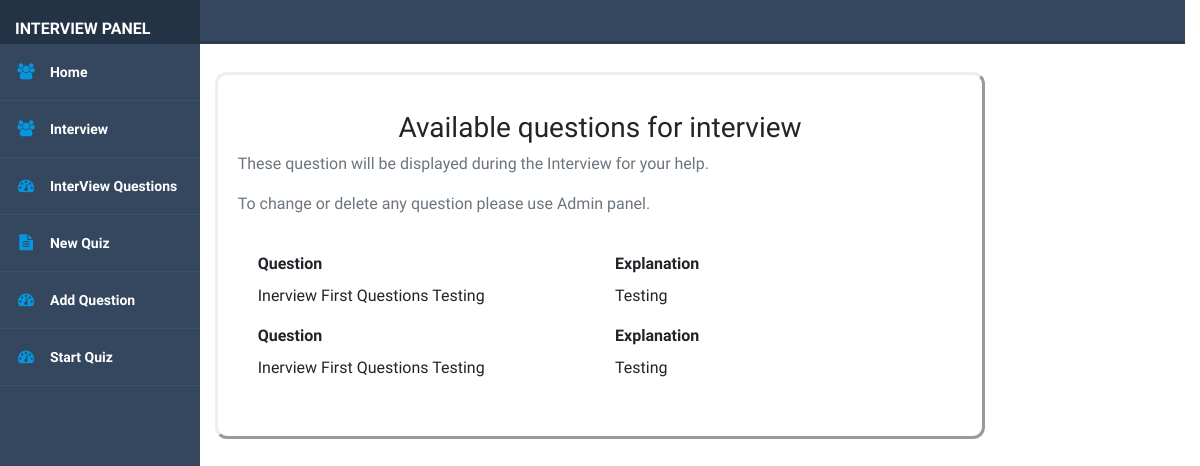
The page /inter/InterviewQuestionDetail/ on the database as committed earlier.
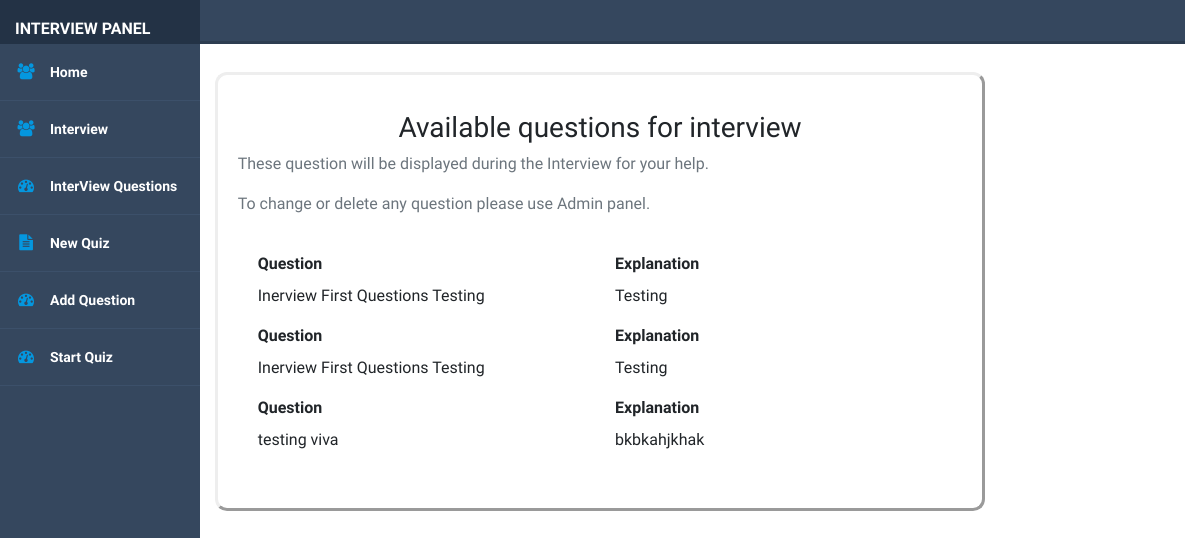
The same page on the database as committed later.
### InterviewPanel/models.py (models this page shows, shortened)
class InterviewQuestions(models.Model):
    Question = models.CharField(max_length=1000, verbose_name="Interview Question",
                                help_text="Question To Ask in Interview")
    Explanation = models.CharField(max_length=1000, verbose_name="Explanation",
                                   help_text="Explanation For Question")
    class Meta:
        verbose_name = "Question For Interview"
        verbose_name_plural = "Questions For Interview"

### InterviewPanel/views.py (the view)
# urls.py: path('InterviewQuestionDetail/', views.InterviewQuestionDetailView, name="ViewInterViewQuestions"),
def InterviewQuestionDetailView(request):
    model = list(InterviewQuestions.objects.all().values())
    if model:
        context = {
            'question': model
        }
        return render(request, "InterQuestionDetail.html", context)
    else:
        context = {
            'question': 0
        }
        return render(request, "InterQuestionDetail.html", context)

### InterviewPanel/templates/InterQuestionDetail.html (shortened to what this page needs)
{%extends 'basic4.html'%}
{%block body%}
<div class="container abc">
	{%if question != 0%}
	<div class="content">
		<div class="heading">
			<h3 style="text-align:center;">Available questions for interview</h3>
			<p class="text-muted">These question will be displayed during the Interview for your help.</p>
			<p class="text-muted">To change or delete any question please use Admin panel.</p>
			<div style="padding:20px">
				{%for q in question%}
				<div class="row">
					<div class="col">
						<label><b>Question</b></label>
						<p>{{q.Question}}</p>
					</div>
					<div class="col">
						<label><b>Explanation</b></label>
						<p>{{q.Explanation}}</p>
					</div>
				</div>
				{%endfor%}
			</div>
		</div>
	</div>
{%endif%}
{%endblock%}

Rows that differ between the two databases and show on the page:
added InterviewQuestions: Question "testing viva", Explanation "bkbkahjkhak"
